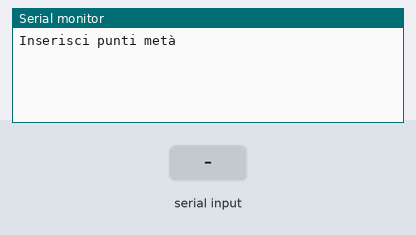
Recording of a sketch running on a simulated Arduino Uno, built with avr-gcc and run on an emulated ATmega328P. Shown: the last lines printed to the serial monitor. The test bench sets the inputs (shaded band). Random numbers use the default seed unless the sketch sets one.

Above: at 1.2 s.
1.3 s: "90,45,200\n" received over Serial
At 2.7 s:
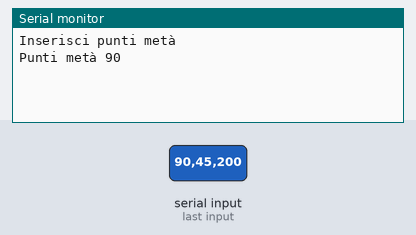
3.8 s: "30,150,10\n" received over Serial
At 5.8 s:
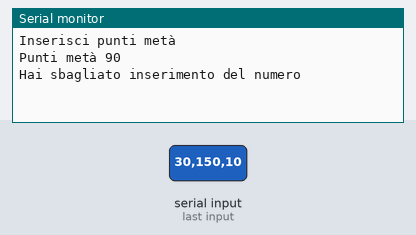
6.3 s: "3\n" received over Serial
At 8.4 s:
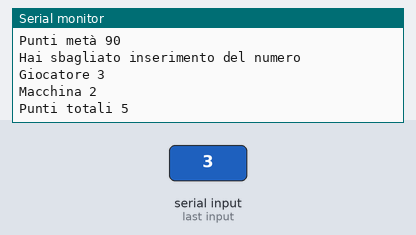

The sketch:

File_Di_Progetto.ino
```cpp
int puntiTotali;
int puntiAppoggio;
int appoggio;
int puntiMeta;
int avversario;
int programma;
int controllo;

void setup() {
  // put your setup code here, to run once:
  Serial.begin(9600);
  puntiTotali = 0;
  puntiAppoggio = 0;
  appoggio = 0;
  puntiMeta = 0;
  avversario = 0;
  programma = 0;
  controllo = 0;
  randomSeed(analogRead(0));

}

void loop() {
  // put your main code here, to run repeatedly:


  if (puntiTotali != 0) {
    Serial.print("Punti totali ");
    Serial.println(puntiTotali);
  }
  if(puntiAppoggio == 0 && appoggio != 3){
    Serial.println("Inserisci punti metà");
  }
  if(appoggio == 3){
    Serial.println("Inserisci punti metà per giocare di nuovo");
  }
  while (puntiAppoggio == 0)
  {
    ControllaMeta();

  }
  if (appoggio == 3) {
    appoggio = 0;
  }
  controllo = 0;
  programma = 0;
  avversario = 0;

  CCV();
  if (appoggio != 0 && appoggio != 3) {
    if (appoggio == 1) {
      Serial.println("Macchina ha vinto");
    }
    else if (appoggio == 2) {
      Serial.println("Macchina ha perso");
    }
    puntiMeta = 0;
    puntiTotali = 0;
    puntiAppoggio = 0;
    appoggio = 3;
  }
  if (avversario == 0 && appoggio != 3) {
    while (controllo == 0) {
      ControllaNumeroGiocatore();
      Controllo();
    }
    Serial.print("Giocatore ");
    Serial.println(avversario);
  }
  if (avversario != 0) {
    AggiungiPunti(avversario);
  }
  CCV();
  if (appoggio != 0 && appoggio != 3) {
    if (appoggio == 1) {
      Serial.println("Giocatore ha vinto");
    }
    else if (appoggio == 2) {
      Serial.println("Giocatre ha perso");
    }
    puntiMeta = 0;
    puntiTotali = 0;
    puntiAppoggio = 0;
    appoggio = 3;
  }
  controllo = 0;
  if (programma == 0 && appoggio != 3) {
    MacchinaSceglie();
    Serial.print("Macchina ");
    Serial.println(programma);

  }
  if (programma != 0) {
    AggiungiPunti(programma);
  }
}


void Controllo() {
  if (avversario == 1 && programma != 6 && programma != 1) {
    controllo = 1;
  }
  if (avversario == 2 && programma != 5 && programma != 2) {
    controllo = 1;
  }
  if (avversario == 3 && programma != 4 && programma != 3) {
    controllo = 1;
  }
  if (avversario == 4 && programma != 4 && programma != 3) {
    controllo = 1;
  }
  if (avversario == 5 && programma != 5 && programma != 2) {
    controllo = 1;
  }
  if (avversario == 6 && programma != 6 && programma != 1) {
    controllo = 1;
  }
}

void MacchinaSceglie() {
  while (controllo == 0) {
    programma = random(1, 7);
    Controllo();
  }
}

void AggiungiPunti(int punti) {
  puntiTotali = puntiTotali + punti;
}

void CCV() { //ControlloCondizioniVincita
  if (puntiTotali == puntiMeta) {
    appoggio = 1;
  }
  if (puntiTotali > puntiMeta) {
    appoggio = 2;
  }
}

void ControllaMeta() {
  while (Serial.available() > 0) {
    String meta = Serial.readString();

    if (meta.toInt() >= 30 && meta.toInt() <= 100) {
      puntiMeta = meta.toInt();
      puntiAppoggio = 1;
      Serial.print("Punti metà ");
      Serial.println(puntiMeta);
    }
    else {
      Serial.println("Hai sbagliato inserimento dei punti di metà");
    }

  }
}

void ControllaNumeroGiocatore() {
  while (Serial.available() > 0) {
    String numero = Serial.readString();

    if (numero.toInt() >= 1 && numero.toInt() <= 6) {
      avversario = numero.toInt();
    }
    else {
      Serial.println("Hai sbagliato inserimento del numero");
    }
  }
}
```

Measured:
- after the input at 1.3 s, the serial monitor: prints a new line after 1.0 s (image 1)
- after the input at 3.8 s, the serial monitor: prints a new line after 1.0 s (image 2)
- after the input at 6.3 s, the serial monitor: prints a new line after 1.0 s (image 3)
